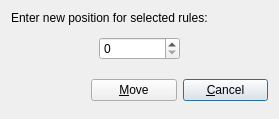
<?xml version="1.0" encoding="UTF-8"?>
<ui version="4.0">
 <class>askRuleNumberDialog_q</class>
 <widget class="QDialog" name="askRuleNumberDialog_q">
  <property name="geometry">
   <rect>
    <x>0</x>
    <y>0</y>
    <width>279</width>
    <height>119</height>
   </rect>
  </property>
  <property name="windowTitle">
   <string>Enter New Position For The Rule</string>
  </property>
  <layout class="QGridLayout">
   <item row="0" column="0" colspan="3">
    <widget class="QLabel" name="textLabel1">
     <property name="text">
      <string>Enter new position for selected rules:</string>
     </property>
     <property name="wordWrap">
      <bool>false</bool>
     </property>
    </widget>
   </item>
   <item row="1" column="1">
    <widget class="QSpinBox" name="newRuleNum">
     <property name="maximum">
      <number>10000</number>
     </property>
    </widget>
   </item>
   <item row="1" column="0">
    <spacer>
     <property name="orientation">
      <enum>Qt::Orientation::Vertical</enum>
     </property>
     <property name="sizeType">
      <enum>QSizePolicy::Policy::Expanding</enum>
     </property>
     <property name="sizeHint" stdset="0">
      <size>
       <width>80</width>
       <height>20</height>
      </size>
     </property>
    </spacer>
   </item>
   <item row="1" column="2">
    <spacer>
     <property name="orientation">
      <enum>Qt::Orientation::Vertical</enum>
     </property>
     <property name="sizeType">
      <enum>QSizePolicy::Policy::Expanding</enum>
     </property>
     <property name="sizeHint" stdset="0">
      <size>
       <width>80</width>
       <height>20</height>
      </size>
     </property>
    </spacer>
   </item>
   <item row="2" column="0" colspan="3">
    <layout class="QHBoxLayout">
     <item>
      <spacer>
       <property name="orientation">
        <enum>Qt::Orientation::Vertical</enum>
       </property>
       <property name="sizeType">
        <enum>QSizePolicy::Policy::Expanding</enum>
       </property>
       <property name="sizeHint" stdset="0">
        <size>
         <width>80</width>
         <height>20</height>
        </size>
       </property>
      </spacer>
     </item>
     <item>
      <widget class="QPushButton" name="buttonOk">
       <property name="text">
        <string>&amp;Move</string>
       </property>
       <property name="shortcut">
        <string>Alt+M</string>
       </property>
       <property name="autoDefault">
        <bool>true</bool>
       </property>
       <property name="default">
        <bool>true</bool>
       </property>
      </widget>
     </item>
     <item>
      <widget class="QPushButton" name="buttonCancel">
       <property name="text">
        <string>&amp;Cancel</string>
       </property>
       <property name="shortcut">
        <string>Alt+C</string>
       </property>
       <property name="autoDefault">
        <bool>true</bool>
       </property>
       <property name="default">
        <bool>true</bool>
       </property>
      </widget>
     </item>
    </layout>
   </item>
  </layout>
 </widget>
 <layoutdefault spacing="6" margin="11"/>
 <resources/>
 <connections>
  <connection>
   <sender>buttonOk</sender>
   <signal>clicked()</signal>
   <receiver>askRuleNumberDialog_q</receiver>
   <slot>accept()</slot>
   <hints>
    <hint type="sourcelabel">
     <x>20</x>
     <y>20</y>
    </hint>
    <hint type="destinationlabel">
     <x>20</x>
     <y>20</y>
    </hint>
   </hints>
  </connection>
  <connection>
   <sender>buttonCancel</sender>
   <signal>clicked()</signal>
   <receiver>askRuleNumberDialog_q</receiver>
   <slot>reject()</slot>
   <hints>
    <hint type="sourcelabel">
     <x>20</x>
     <y>20</y>
    </hint>
    <hint type="destinationlabel">
     <x>20</x>
     <y>20</y>
    </hint>
   </hints>
  </connection>
 </connections>
</ui>
